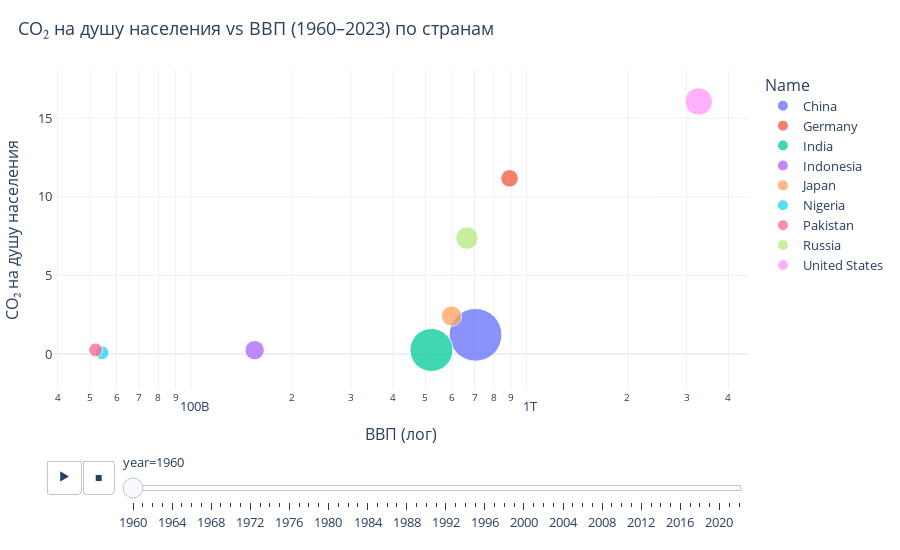

Source (notebook cell):
### Markdown cell above
## 10. Зависимость выбросов CO₂ на душу населения от ВВП
Построение анимированной диаграммы рассеяния, показывающую взаимосвязь между уровнем ВВП и выбросами CO₂ на душу населения во времени.
Размер точек отражает численность населения, цвет — принадлежность к стране.

### Code cell
import plotly.express as px


def plot_gdp_vs_co2pc_animated(df, year_range=(1960, 2023)):
    cols = ["year", "Name", "group", "gdp", "co2_per_capita", "population"]
    d = df[[c for c in cols if c in df.columns]].dropna(
        subset=["gdp", "co2_per_capita"]
    )

    y0, y1 = year_range
    d = d[(d["year"] >= y0) & (d["year"] <= y1)]

    fig = px.scatter(
        d,
        x="gdp",
        y="co2_per_capita",
        color="Name",
        hover_name="Name",
        size="population",
        animation_frame="year",
        log_x=True,
        opacity=0.75,
        size_max=55,
        title=f"CO₂ на душу населения vs ВВП ({y0}–{y1}) по странам",
        labels={"gdp": "ВВП (лог)", "co2_per_capita": "CO₂ на душу населения"},
    )

    fig.update_layout(
        title_x=0.02,
        margin=dict(l=50, r=40, t=70, b=60),
        font=dict(size=13),
        height=550,
    )
    fig.show()


plot_gdp_vs_co2pc_animated(df_focus)

### Figure 1 — Plotly figure (JSON) as saved in the notebook; plotly's stock layout.template omitted (floating-point values rounded to 4 significant figures)
{"data": [{"hovertemplate": "<b>%{hovertext}</b><br><br>Name=China<br>year=1960<br>ВВП (лог)=%{x}<br>CO₂ на душу населения=%{y}<br>population=%{marker.size}<extra></extra>", "hovertext": ["China"], "legendgroup": "China", "marker": {"color": "#636efa", "opacity": 0.75, "size": [654800000.0], "sizemode": "area", "sizeref": 471500.0, "symbol": "circle"}, "mode": "markers", "name": "China", "orientation": "v", "showlegend": true, "type": "scatter", "x": [705100000000.0], "xaxis": "x", "y": [1.22], "yaxis": "y"}, {"hovertemplate": "<b>%{hovertext}</b><br><br>Name=Germany<br>year=1960<br>ВВП (лог)=%{x}<br>CO₂ на душу населения=%{y}<br>population=%{marker.size}<extra></extra>", "hovertext": ["Germany"], "legendgroup": "Germany", "marker": {"color": "#EF553B", "opacity": 0.75, "size": [72810000.0], "sizemode": "area", "sizeref": 471500.0, "symbol": "circle"}, "mode": "markers", "name": "Germany", "orientation": "v", "showlegend": true, "type": "scatter", "x": [890200000000.0], "xaxis": "x", "y": [11.18], "yaxis": "y"}, {"hovertemplate": "<b>%{hovertext}</b><br><br>Name=India<br>year=1960<br>ВВП (лог)=%{x}<br>CO₂ на душу населения=%{y}<br>population=%{marker.size}<extra></extra>", "hovertext": ["India"], "legendgroup": "India", "marker": {"color": "#00cc96", "opacity": 0.75, "size": [436000000.0], "sizemode": "area", "sizeref": 471500.0, "symbol": "circle"}, "mode": "markers", "name": "India", "orientation": "v", "showlegend": true, "type": "scatter", "x": [520800000000.0], "xaxis": "x", "y": [0.255], "yaxis": "y"}, {"hovertemplate": "<b>%{hovertext}</b><br><br>Name=Indonesia<br>year=1960<br>ВВП (лог)=%{x}<br>CO₂ на душу населения=%{y}<br>population=%{marker.size}<extra></extra>", "hovertext": ["Indonesia"], "legendgroup": "Indonesia", "marker": {"color": "#ab63fa", "opacity": 0.75, "size": [88300000.0], "sizemode": "area", "sizeref": 471500.0, "symbol": "circle"}, "mode": "markers", "name": "Indonesia", "orientation": "v", "showlegend": true, "type": "scatter", "x": [154800000000.0], "xaxis": "x", "y": [0.242], "yaxis": "y"}, {"hovertemplate": "<b>%{hovertext}</b><br><br>Name=Japan<br>year=1960<br>ВВП (лог)=%{x}<br>CO₂ на душу населения=%{y}<br>population=%{marker.size}<extra></extra>", "hovertext": ["Japan"], "legendgroup": "Japan", "marker": {"color": "#FFA15A", "opacity": 0.75, "size": [96400000.0], "sizemode": "area", "sizeref": 471500.0, "symbol": "circle"}, "mode": "markers", "name": "Japan", "orientation": "v", "showlegend": true, "type": "scatter", "x": [597900000000.0], "xaxis": "x", "y": [2.415], "yaxis": "y"}, {"hovertemplate": "<b>%{hovertext}</b><br><br>Name=Nigeria<br>year=1960<br>ВВП (лог)=%{x}<br>CO₂ на душу населения=%{y}<br>population=%{marker.size}<extra></extra>", "hovertext": ["Nigeria"], "legendgroup": "Nigeria", "marker": {"color": "#19d3f3", "opacity": 0.75, "size": [45050000.0], "sizemode": "area", "sizeref": 471500.0, "symbol": "circle"}, "mode": "markers", "name": "Nigeria", "orientation": "v", "showlegend": true, "type": "scatter", "x": [54300000000.0], "xaxis": "x", "y": [0.076], "yaxis": "y"}, {"hovertemplate": "<b>%{hovertext}</b><br><br>Name=Pakistan<br>year=1960<br>ВВП (лог)=%{x}<br>CO₂ на душу населения=%{y}<br>population=%{marker.size}<extra></extra>", "hovertext": ["Pakistan"], "legendgroup": "Pakistan", "marker": {"color": "#FF6692", "opacity": 0.75, "size": [45710000.0], "sizemode": "area", "sizeref": 471500.0, "symbol": "circle"}, "mode": "markers", "name": "Pakistan", "orientation": "v", "showlegend": true, "type": "scatter", "x": [51950000000.0], "xaxis": "x", "y": [0.261], "yaxis": "y"}, {"hovertemplate": "<b>%{hovertext}</b><br><br>Name=Russia<br>year=1960<br>ВВП (лог)=%{x}<br>CO₂ на душу населения=%{y}<br>population=%{marker.size}<extra></extra>", "hovertext": ["Russia"], "legendgroup": "Russia", "marker": {"color": "#B6E880", "opacity": 0.75, "size": [119900000.0], "sizemode": "area", "sizeref": 471500.0, "symbol": "circle"}, "mode": "markers", "name": "Russia", "orientation": "v", "showlegend": true, "type": "scatter", "x": [664800000000.0], "xaxis": "x", "y": [7.377], "yaxis": "y"}, {"hovertemplate": "<b>%{hovertext}</b><br><br>Name=United States<br>year=1960<br>ВВП (лог)=%{x}<br>CO₂ на душу населения=%{y}<br>population=%{marker.size}<extra></extra>", "hovertext": ["United States"], "legendgroup": "United States", "marker": {"color": "#FF97FF", "opacity": 0.75, "size": [180300000.0], "sizemode": "area", "sizeref": 471500.0, "symbol": "circle"}, "mode": "markers", "name": "United States", "orientation": "v", "showlegend": true, "type": "scatter", "x": [3262000000000.0], "xaxis": "x", "y": [16.07], "yaxis": "y"}], "layout": {"font": {"size": 13}, "height": 550, "legend": {"itemsizing": "constant", "title": {"text": "Name"}, "tracegroupgap": 0}, "margin": {"b": 60, "l": 50, "r": 40, "t": 70}, "sliders": [{"active": 0, "currentvalue": {"prefix": "year="}, "len": 0.9, "pad": {"b": 10, "t": 60}, "steps": [{"args": [["1960"], {"frame": {"duration": 0, "redraw": false}, "fromcurrent": true, "mode": "immediate", "transition": {"duration": 0, "easing": "linear"}}], "label": "1960", "method": "animate"}, {"args": [["1961"], {"frame": {"duration": 0, "redraw": false}, "fromcurrent": true, "mode": "immediate", "transition": {"duration": 0, "easing": "linear"}}], "label": "1961", "method": "animate"}, {"args": [["1962"], {"frame": {"duration": 0, "redraw": false}, "fromcurrent": true, "mode": "immediate", "transition": {"duration": 0, "easing": "linear"}}], "label": "1962", "method": "animate"}, {"args": [["1963"], {"frame": {"duration": 0, "redraw": false}, "fromcurrent": true, "mode": "immediate", "transition": {"duration": 0, "easing": "linear"}}], "label": "1963", "method": "animate"}, {"args": [["1964"], {"frame": {"duration": 0, "redraw": false}, "fromcurrent": true, "mode": "immediate", "transition": {"duration": 0, "easing": "linear"}}], "label": "1964", "method": "animate"}, {"args": [["1965"], {"frame": {"duration": 0, "redraw": false}, "fromcurrent": true, "mode": "immediate", "transition": {"duration": 0, "easing": "linear"}}], "label": "1965", "method": "animate"}, {"args": [["1966"], {"frame": {"duration": 0, "redraw": false}, "fromcurrent": true, "mode": "immediate", "transition": {"duration": 0, "easing": "linear"}}], "label": "1966", "method": "animate"}, {"args": [["1967"], {"frame": {"duration": 0, "redraw": false}, "fromcurrent": true, "mode": "immediate", "transition": {"duration": 0, "easing": "linear"}}], "label": "1967", "method": "animate"}, {"args": [["1968"], {"frame": {"duration": 0, "redraw": false}, "fromcurrent": true, "mode": "immediate", "transition": {"duration": 0, "easing": "linear"}}], "label": "1968", "method": "animate"}, {"args": [["1969"], {"frame": {"duration": 0, "redraw": false}, "fromcurrent": true, "mode": "immediate", "transition": {"duration": 0, "easing": "linear"}}], "label": "1969", "method": "animate"}, {"args": [["1970"], {"frame": {"duration": 0, "redraw": false}, "fromcurrent": true, "mode": "immediate", "transition": {"duration": 0, "easing": "linear"}}], "label": "1970", "method": "animate"}, {"args": [["1971"], {"frame": {"duration": 0, "redraw": false}, "fromcurrent": true, "mode": "immediate", "transition": {"duration": 0, "easing": "linear"}}], "label": "1971", "method": "animate"}, {"args": [["1972"], {"frame": {"duration": 0, "redraw": false}, "fromcurrent": true, "mode": "immediate", "transition": {"duration": 0, "easing": "linear"}}], "label": "1972", "method": "animate"}, {"args": [["1973"], {"frame": {"duration": 0, "redraw": false}, "fromcurrent": true, "mode": "immediate", "transition": {"duration": 0, "easing": "linear"}}], "label": "1973", "method": "animate"}, {"args": [["1974"], {"frame": {"duration": 0, "redraw": false}, "fromcurrent": true, "mode": "immediate", "transition": {"duration": 0, "easing": "linear"}}], "label": "1974", "method": "animate"}, {"args": [["1975"], {"frame": {"duration": 0, "redraw": false}, "fromcurrent": true, "mode": "immediate", "transition": {"duration": 0, "easing": "linear"}}], "label": "1975", "method": "animate"}, {"args": [["1976"], {"frame": {"duration": 0, "redraw": false}, "fromcurrent": true, "mode": "immediate", "transition": {"duration": 0, "easing": "linear"}}], "label": "1976", "method": "animate"}, {"args": [["1977"], {"frame": {"duration": 0, "redraw": false}, "fromcurrent": true, "mode": "immediate", "transition": {"duration": 0, "easing": "linear"}}], "label": "1977", "method": "animate"}, {"args": [["1978"], {"frame": {"duration": 0, "redraw": false}, "fromcurrent": true, "mode": "immediate", "transition": {"duration": 0, "easing": "linear"}}], "label": "1978", "method": "animate"}, {"args": [["1979"], {"frame": {"duration": 0, "redraw": false}, "fromcurrent": true, "mode": "immediate", "transition": {"duration": 0, "easing": "linear"}}], "label": "1979", "method": "animate"}, {"args": [["1980"], {"frame": {"duration": 0, "redraw": false}, "fromcurrent": true, "mode": "immediate", "transition": {"duration": 0, "easing": "linear"}}], "label": "1980", "method": "animate"}, {"args": [["1981"], {"frame": {"duration": 0, "redraw": false}, "fromcurrent": true, "mode": "immediate", "transition": {"duration": 0, "easing": "linear"}}], "label": "1981", "method": "animate"}, {"args": [["1982"], {"frame": {"duration": 0, "redraw": false}, "fromcurrent": true, "mode": "immediate", "transition": {"duration": 0, "easing": "linear"}}], "label": "1982", "method": "animate"}, {"args": [["1983"], {"frame": {"duration": 0, "redraw": false}, "fromcurrent": true, "mode": "immediate", "transition": {"duration": 0, "easing": "linear"}}], "label": "1983", "method": "animate"}, {"args": [["1984"], {"frame": {"duration": 0, "redraw": false}, "fromcurrent": true, "mode": "immediate", "transition": {"duration": 0, "easing": "linear"}}], "label": "1984", "method": "animate"}, {"args": [["1985"], {"frame": {"duration": 0, "redraw": false}, "fromcurrent": true, "mode": "immediate", "transition": {"duration": 0, "easing": "linear"}}], "label": "1985", "method": "animate"}, {"args": [["1986"], {"frame": {"duration": 0, "redraw": false}, "fromcurrent": true, "mode": "immediate", "transition": {"duration": 0, "easing": "linear"}}], "label": "1986", "method": "animate"}, {"args": [["1987"], {"frame": {"duration": 0, "redraw": false}, "fromcurrent": true, "mode": "immediate", "transition": {"duration": 0, "easing": "linear"}}], "label": "1987", "method": "animate"}, {"args": [["1988"], {"frame": {"duration": 0, "redraw": false}, "fromcurrent": true, "mode": "immediate", "transition": {"duration": 0, "easing": "linear"}}], "label": "1988", "method": "animate"}, {"args": [["1989"], {"frame": {"duration": 0, "redraw": false}, "fromcurrent": true, "mode": "immediate", "transition": {"duration": 0, "easing": "linear"}}], "label": "1989", "method": "animate"}, {"args": [["1990"], {"frame": {"duration": 0, "redraw": false}, "fromcurrent": true, "mode": "immediate", "transition": {"duration": 0, "easing": "linear"}}], "label": "1990", "method": "animate"}, {"args": [["1991"], {"frame": {"duration": 0, "redraw": false}, "fromcurrent": true, "mode": "immediate", "transition": {"duration": 0, "easing": "linear"}}], "label": "1991", "method": "animate"}, {"args": [["1992"], {"frame": {"duration": 0, "redraw": false}, "fromcurrent": true, "mode": "immediate", "transition": {"duration": 0, "easing": "linear"}}], "label": "1992", "method": "animate"}, {"args": [["1993"], {"frame": {"duration": 0, "redraw": false}, "fromcurrent": true, "mode": "immediate", "transition": {"duration": 0, "easing": "linear"}}], "label": "1993", "method": "animate"}, {"args": [["1994"], {"frame": {"duration": 0, "redraw": false}, "fromcurrent": true, "mode": "immediate", "transition": {"duration": 0, "easing": "linear"}}], "label": "1994", "method": "animate"}, {"args": [["1995"], {"frame": {"duration": 0, "redraw": false}, "fromcurrent": true, "mode": "immediate", "transition": {"duration": 0, "easing": "linear"}}], "label": "1995", "method": "animate"}, {"args": [["1996"], {"frame": {"duration": 0, "redraw": false}, "fromcurrent": true, "mode": "immediate", "transition": {"duration": 0, "easing": "linear"}}], "label": "1996", "method": "animate"}, {"args": [["1997"], {"frame": {"duration": 0, "redraw": false}, "fromcurrent": true, "mode": "immediate", "transition": {"duration": 0, "easing": "linear"}}], "label": "1997", "method": "animate"}, {"args": [["1998"], {"frame": {"duration": 0, "redraw": false}, "fromcurrent": true, "mode": "immediate", "transition": {"duration": 0, "easing": "linear"}}], "label": "1998", "method": "animate"}, {"args": [["1999"], {"frame": {"duration": 0, "redraw": false}, "fromcurrent": true, "mode": "immediate", "transition": {"duration": 0, "easing": "linear"}}], "label": "1999", "method": "animate"}, {"args": [["2000"], {"frame": {"duration": 0, "redraw": false}, "fromcurrent": true, "mode": "immediate", "transition": {"duration": 0, "easing": "linear"}}], "label": "2000", "method": "animate"}, {"args": [["2001"], {"frame": {"duration": 0, "redraw": false}, "fromcurrent": true, "mode": "immediate", "transition": {"duration": 0, "easing": "linear"}}], "label": "2001", "method": "animate"}, {"args": [["2002"], {"frame": {"duration": 0, "redraw": false}, "fromcurrent": true, "mode": "immediate", "transition": {"duration": 0, "easing": "linear"}}], "label": "2002", "method": "animate"}, {"args": [["2003"], {"frame": {"duration": 0, "redraw": false}, "fromcurrent": true, "mode": "immediate", "transition": {"duration": 0, "easing": "linear"}}], "label": "2003", "method": "animate"}, {"args": [["2004"], {"frame": {"duration": 0, "redraw": false}, "fromcurrent": true, "mode": "immediate", "transition": {"duration": 0, "easing": "linear"}}], "label": "2004", "method": "animate"}, {"args": [["2005"], {"frame": {"duration": 0, "redraw": false}, "fromcurrent": true, "mode": "immediate", "transition": {"duration": 0, "easing": "linear"}}], "label": "2005", "method": "animate"}, {"args": [["2006"], {"frame": {"duration": 0, "redraw": false}, "fromcurrent": true, "mode": "immediate", "transition": {"duration": 0, "easing": "linear"}}], "label": "2006", "method": "animate"}, {"args": [["2007"], {"frame": {"duration": 0, "redraw": false}, "fromcurrent": true, "mode": "immediate", "transition": {"duration": 0, "easing": "linear"}}], "label": "2007", "method": "animate"}, {"args": [["2008"], {"frame": {"duration": 0, "redraw": false}, "fromcurrent": true, "mode": "immediate", "transition": {"duration": 0, "easing": "linear"}}], "label": "2008", "method": "animate"}, {"args": [["2009"], {"frame": {"duration": 0, "redraw": false}, "fromcurrent": true, "mode": "immediate", "transition": {"duration": 0, "easing": "linear"}}], "label": "2009", "method": "animate"}, {"args": [["2010"], {"frame": {"duration": 0, "redraw": false}, "fromcurrent": true, "mode": "immediate", "transition": {"duration": 0, "easing": "linear"}}], "label": "2010", "method": "animate"}, {"args": [["2011"], {"frame": {"duration": 0, "redraw": false}, "fromcurrent": true, "mode": "immediate", "transition": {"duration": 0, "easing": "linear"}}], "label": "2011", "method": "animate"}, {"args": [["2012"], {"frame": {"duration": 0, "redraw": false}, "fromcurrent": true, "mode": "immediate", "transition": {"duration": 0, "easing": "linear"}}], "label": "2012", "method": "animate"}, {"args": [["2013"], {"frame": {"duration": 0, "redraw": false}, "fromcurrent": true, "mode": "immediate", "transition": {"duration": 0, "easing": "linear"}}], "label": "2013", "method": "animate"}, {"args": [["2014"], {"frame": {"duration": 0, "redraw": false}, "fromcurrent": true, "mode": "immediate", "transition": {"duration": 0, "easing": "linear"}}], "label": "2014", "method": "animate"}, {"args": [["2015"], {"frame": {"duration": 0, "redraw": false}, "fromcurrent": true, "mode": "immediate", "transition": {"duration": 0, "easing": "linear"}}], "label": "2015", "method": "animate"}, {"args": [["2016"], {"frame": {"duration": 0, "redraw": false}, "fromcurrent": true, "mode": "immediate", "transition": {"duration": 0, "easing": "linear"}}], "label": "2016", "method": "animate"}, {"args": [["2017"], {"frame": {"duration": 0, "redraw": false}, "fromcurrent": true, "mode": "immediate", "transition": {"duration": 0, "easing": "linear"}}], "label": "2017", "method": "animate"}, {"args": [["2018"], {"frame": {"duration": 0, "redraw": false}, "fromcurrent": true, "mode": "immediate", "transition": {"duration": 0, "easing": "linear"}}], "label": "2018", "method": "animate"}, {"args": [["2019"], {"frame": {"duration": 0, "redraw": false}, "fromcurrent": true, "mode": "immediate", "transition": {"duration": 0, "easing": "linear"}}], "label": "2019", "method": "animate"}, {"args": [["2020"], {"frame": {"duration": 0, "redraw": false}, "fromcurrent": true, "mode": "immediate", "transition": {"duration": 0, "easing": "linear"}}], "label": "2020", "method": "animate"}, {"args": [["2021"], {"frame": {"duration": 0, "redraw": false}, "fromcurrent": true, "mode": "immediate", "transition": {"duration": 0, "easing": "linear"}}], "label": "2021", "method": "animate"}, {"args": [["2022"], {"frame": {"duration": 0, "redraw": false}, "fromcurrent": true, "mode": "immediate", "transition": {"duration": 0, "easing": "linear"}}], "label": "2022", "method": "animate"}], "x": 0.1, "xanchor": "left", "y": 0, "yanchor": "top"}], "title": {"text": "CO₂ на душу населения vs ВВП (1960–2023) по странам", "x": 0.02}, "updatemenus": [{"buttons": [{"args": [null, {"frame": {"duration": 500, "redraw": false}, "fromcurrent": true, "mode": "immediate", "transition": {"duration": 500, "easing": "linear"}}], "label": "&#9654;", "method": "animate"}, {"args": [[null], {"frame": {"duration": 0, "redraw": false}, "fromcurrent": true, "mode": "immediate", "transition": {"duration": 0, "easing": "linear"}}], "label": "&#9724;", "method": "animate"}], "direction": "left", "pad": {"r": 10, "t": 70}, "showactive": false, "type": "buttons", "x": 0.1, "xanchor": "right", "y": 0, "yanchor": "top"}], "xaxis": {"anchor": "y", "domain": [0, 1], "title": {"text": "ВВП (лог)"}, "type": "log"}, "yaxis": {"anchor": "x", "domain": [0, 1], "title": {"text": "CO₂ на душу населения"}}}}
